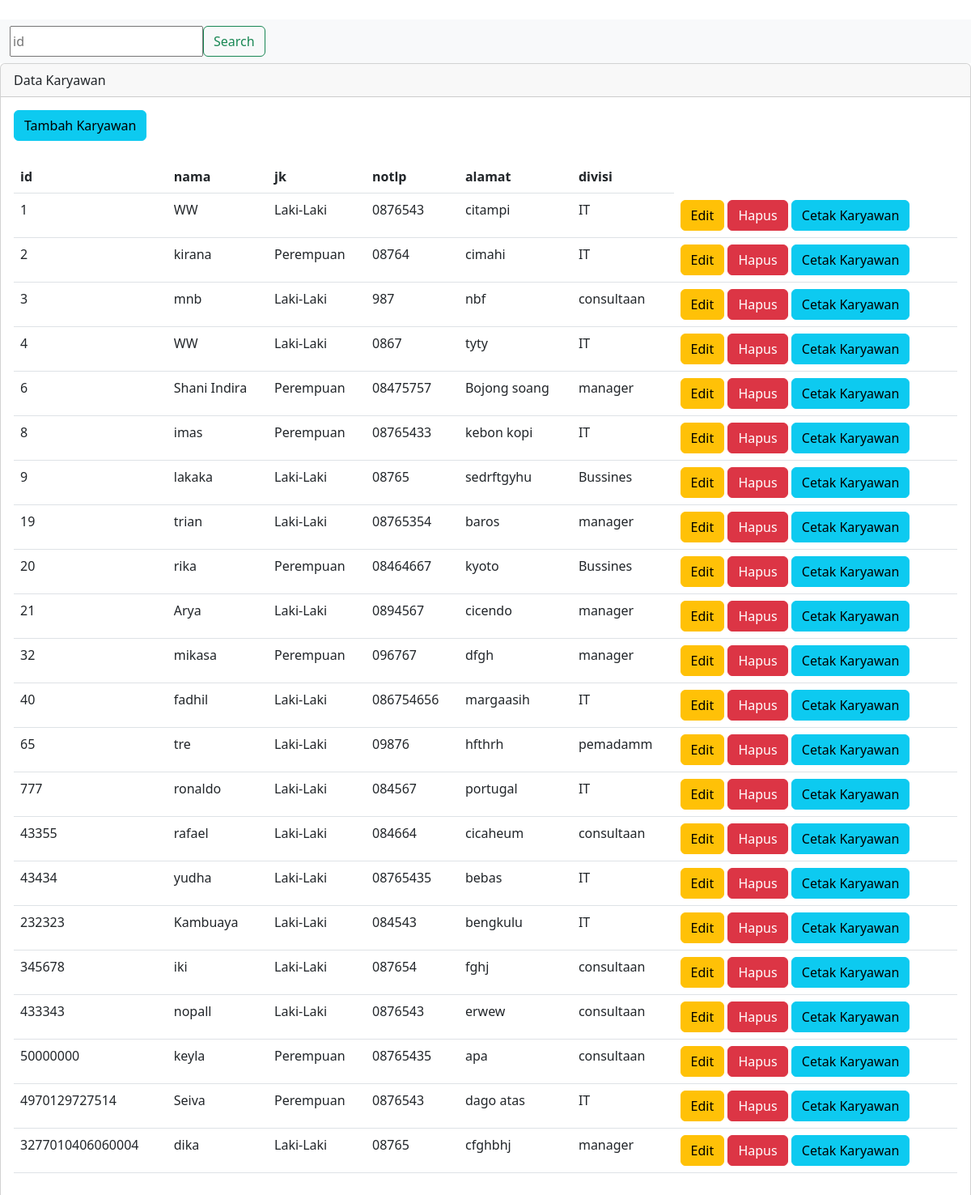
/halaman/Karyawan.php, run on the app's committed database.
### tables this page shows
CREATE TABLE `karyawan` (
  `id` bigint(20) NOT NULL,
  `nama` varchar(50) NOT NULL,
  `jk` varchar(50) NOT NULL,
  `notlp` varchar(50) NOT NULL,
  `alamat` varchar(50) NOT NULL,
  `divisi` varchar(50) NOT NULL
);

CREATE TABLE `divisi` (
  `id_divisi` int(11) NOT NULL,
  `nama_divisi` varchar(50) NOT NULL
);

### halaman/Karyawan.php (the view, shortened to what this page needs)
<!DOCTYPE html>
<html>
<head>
    <link href="https://cdn.jsdelivr.net/npm/bootstrap@5.3.2/dist/css/bootstrap.min.css" rel="stylesheet">
       <link href="https://cdn.jsdelivr.net/npm/bootstrap@5.3.0/dist/css/bootstrap.min.css" rel="stylesheet">
</head>
<body >
      <nav class="navbar bg-body-tertiary">
  <div class="container-fluid">
    <form method="post" class="d-flex" role="search">
        <input type="text" name="carii" placeholder="id" >
      <button class="btn btn-outline-success" type="submit">Search</button>
    </form>
  </div>
</nav>
       <div class="card">
  <div class="card-header">
   Data Karyawan
  </div>
  <div class="card-body">
          <a href="../halaman/tamkar.php"> <button type="button" class="btn btn-info">Tambah Karyawan</button></a>
   <table class="table">
      <thead>
       <th>id</th>
          <th>nama</th>
          <th>jk</th>
          <th>notlp</th>
          <th>alamat</th>
          <th>divisi</th>
      </thead>
        <?php
      include '../koneksi.php';
      $data = mysqli_query($koneksi,"select * from karyawan INNER JOIN divisi on divisi.id_divisi = karyawan.divisi");
      while ($d = mysqli_fetch_array($data)) {
      ?>
      <tbody>
        <td><?php echo $d['id']; ?></td>
        <td><?php echo $d['nama']; ?></td>
        <td><?php echo $d['jk']; ?></td>
        <td><?php echo $d['notlp']; ?></td>
        <td><?php echo $d['alamat']; ?></td>
        <td><?php echo $d['nama_divisi']; ?></td>
        <td>
            <a href="../halaman/editkar.php?id=<?php echo $d['id'];?>"><button type="button" class="btn btn-warning">Edit</button></a>
            <a  onclick="return confirm('apakah ingin apus')" href="../halaman/hapuskar.php?id=<?php echo $d['id'];?>"><button type="button" class="btn btn-danger">Hapus</button></a>
            <a href="../halaman/cetakkar.php?id=<?php echo $d['id']; ?>"><button type="button"
                      class="btn btn-info">Cetak Karyawan</button></a>
        </td>
      </tbody>
      <?php
      }
      ?>
    </table>
  </div>
</div>
   </body>
</html>

### data on the page
karyawan: id "1", nama "WW", jk "Laki-Laki", notlp "0876543", alamat "citampi", divisi.nama_divisi "IT"
karyawan: id "2", nama "kirana", jk "Perempuan", notlp "08764", alamat "cimahi", divisi.nama_divisi "IT"
karyawan: id "3", nama "mnb", jk "Laki-Laki", notlp "987", alamat "nbf", divisi.nama_divisi "consultaan"
karyawan: id "4", nama "WW", jk "Laki-Laki", notlp "0867", alamat "tyty", divisi.nama_divisi "IT"
karyawan: id "6", nama "Shani Indira", jk "Perempuan", notlp "08475757", alamat "Bojong soang", divisi.nama_divisi "manager"
karyawan: id "8", nama "imas", jk "Perempuan", notlp "08765433", alamat "kebon kopi", divisi.nama_divisi "IT"
karyawan: id "9", nama "lakaka", jk "Laki-Laki", notlp "08765", alamat "sedrftgyhu", divisi.nama_divisi "Bussines"
karyawan: id "19", nama "trian", jk "Laki-Laki", notlp "08765354", alamat "baros", divisi.nama_divisi "manager"
karyawan: id "20", nama "rika", jk "Perempuan", notlp "08464667", alamat "kyoto", divisi.nama_divisi "Bussines"
karyawan: id "21", nama "Arya", jk "Laki-Laki", notlp "0894567", alamat "cicendo", divisi.nama_divisi "manager"
karyawan: id "32", nama "mikasa", jk "Perempuan", notlp "096767", alamat "dfgh", divisi.nama_divisi "manager"
karyawan: id "40", nama "fadhil", jk "Laki-Laki", notlp "086754656", alamat "margaasih", divisi.nama_divisi "IT"
karyawan: id "65", nama "tre", jk "Laki-Laki", notlp "09876", alamat "hfthrh", divisi.nama_divisi "pemadamm"
karyawan: id "777", nama "ronaldo", jk "Laki-Laki", notlp "084567", alamat "portugal", divisi.nama_divisi "IT"
karyawan: id "43355", nama "rafael", jk "Laki-Laki", notlp "084664", alamat "cicaheum", divisi.nama_divisi "consultaan"
karyawan: id "43434", nama "yudha", jk "Laki-Laki", notlp "08765435", alamat "bebas", divisi.nama_divisi "IT"
karyawan: id "232323", nama "Kambuaya", jk "Laki-Laki", notlp "084543", alamat "bengkulu", divisi.nama_divisi "IT"
karyawan: id "345678", nama "iki", jk "Laki-Laki", notlp "087654", alamat "fghj", divisi.nama_divisi "consultaan"
karyawan: id "433343", nama "nopall", jk "Laki-Laki", notlp "0876543", alamat "erwew", divisi.nama_divisi "consultaan"
karyawan: id "50000000", nama "keyla", jk "Perempuan", notlp "08765435", alamat "apa", divisi.nama_divisi "consultaan"
karyawan: id "4970129727514", nama "Seiva", jk "Perempuan", notlp "0876543", alamat "dago atas", divisi.nama_divisi "IT"
karyawan: id "3277010406060004", nama "dika", jk "Laki-Laki", notlp "08765", alamat "cfghbhj", divisi.nama_divisi "manager"
